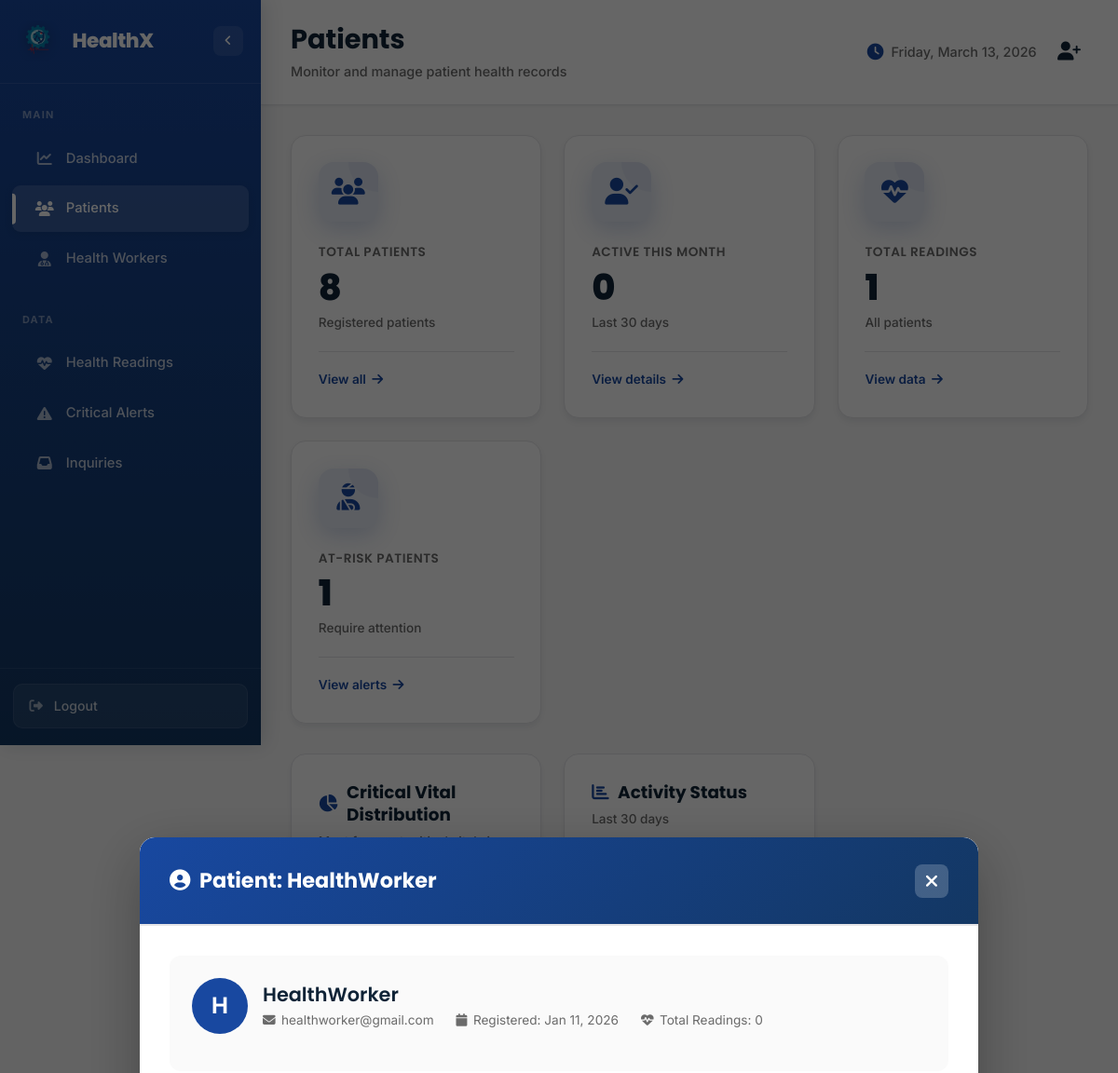
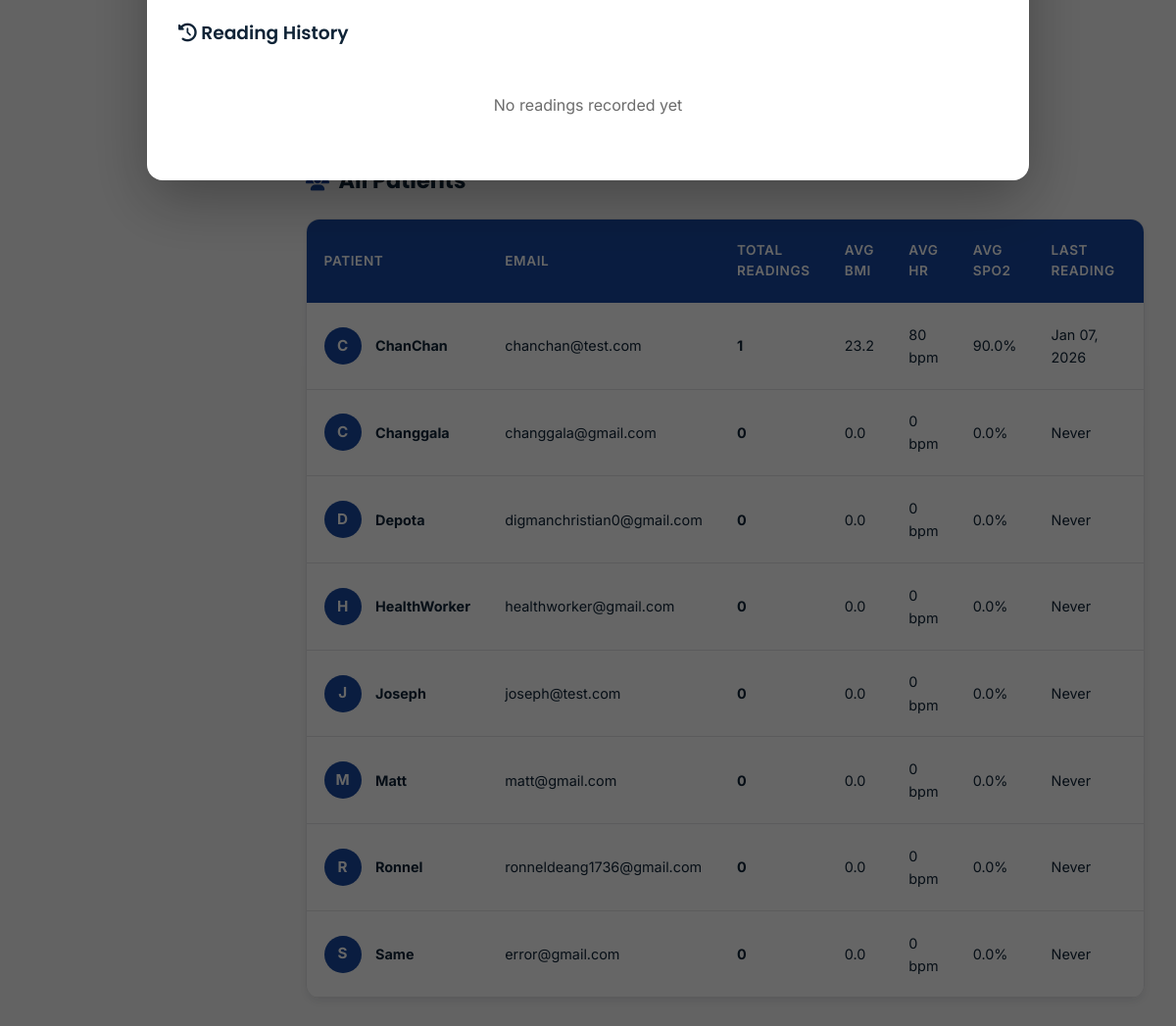
The app's page /admin/patients.php?patient_email=healthworker@gmail.com (signed in) with its own data (2 pictures, top to bottom).
### tables this page shows
CREATE TABLE `users` (
  `id` int(11) NOT NULL,
  `name` varchar(100) NOT NULL,
  `email` varchar(150) NOT NULL,
  `password` varchar(255) NOT NULL,
  `created_at` timestamp NOT NULL DEFAULT current_timestamp(),
  `updated_at` timestamp NOT NULL DEFAULT current_timestamp() ON UPDATE current_timestamp(),
  `notification_viewed` tinyint(1) NOT NULL DEFAULT 0
);

### admin/patients.php (the view, shortened to what the rows shown need)
<?php
require_once('../config/dbcon.php');
$patients = [];
$patientsQuery = $conn->query(
    "SELECT u.id as id, u.email as email, u.name as name,
            DATE_ADD(u.created_at, INTERVAL 8 HOUR) as registered_at,
            COUNT(hr.id) as total_readings,
            MAX(DATE_ADD(hr.timestamp, INTERVAL 8 HOUR)) as last_reading,
            MIN(DATE_ADD(hr.created_at, INTERVAL 8 HOUR)) as first_reading_at,
            AVG(hr.bmi) as avg_bmi,
            AVG(hr.heart_rate) as avg_heart_rate,
            AVG(hr.spo2) as avg_spo2
     FROM users u
     LEFT JOIN health_readings hr ON u.email = hr.user_email COLLATE utf8mb4_unicode_ci
     GROUP BY u.id, u.email, u.name, u.created_at
     ORDER BY u.name ASC"
);
while($row = $patientsQuery->fetch_assoc()) {
    $row['total_readings'] = intval($row['total_readings']);
    $row['avg_bmi'] = $row['avg_bmi'] !== null ? (float)$row['avg_bmi'] : 0.0;
    $row['avg_heart_rate'] = $row['avg_heart_rate'] !== null ? (float)$row['avg_heart_rate'] : 0;
    $row['avg_spo2'] = $row['avg_spo2'] !== null ? (float)$row['avg_spo2'] : 0.0;
    $patients[] = $row;
}
$selectedPatient = null;
$patientReadings = [];
if(isset($_GET['patient_email'])) {
    $patient_email = $_GET['patient_email'];
    $stmt = $conn->prepare("
        SELECT user_email as email, patient_name as name,
               MIN(DATE_ADD(created_at, INTERVAL 8 HOUR)) as created_at
        FROM health_readings
        WHERE user_email = ?
        GROUP BY user_email, patient_name
    ");
    $stmt->bind_param("s", $patient_email);
    $stmt->execute();
    $result = $stmt->get_result();
    $selectedPatient = $result->fetch_assoc();
    if(!$selectedPatient) {
        $stmt = $conn->prepare("
            SELECT email, name, DATE_ADD(created_at, INTERVAL 8 HOUR) as created_at
            FROM users
            WHERE email = ?
            LIMIT 1
        ");
        $stmt->bind_param("s", $patient_email);
        $stmt->execute();
        $result = $stmt->get_result();
        $selectedPatient = $result->fetch_assoc();
    }
}
?>
<!DOCTYPE html>
<html lang="en">
<head>
    <link rel="stylesheet" href="https://cdnjs.cloudflare.com/ajax/libs/font-awesome/6.4.0/css/all.min.css">
    <link rel="stylesheet" href="../css/admin_style.css">
</head>
<body>
    <main class="main-content">
        <header class="top-bar">
            <div class="top-bar-left">
                <div class="page-title">
                    <h1>Patients</h1>
                </div>
            </div>
        </header>
        <div class="dashboard-content">
            <div class="charts-container">
                <div class="chart-medium">
                    <div class="chart-card">
                        <div class="chart-header">
                            <div>
                                <h2><i class="fas fa-chart-pie"></i> Critical Vital Distribution</h2>
                            </div>
                        </div>
                    </div>
                </div>
                <div class="chart-medium">
                    <div class="chart-card">
                        <div class="chart-header">
                            <div>
                                <h2><i class="fas fa-chart-bar"></i> Activity Status</h2>
                            </div>
                        </div>
                    </div>
                </div>
            </div>
            <div class="table-section" id="patients-table">
                <div class="section-header">
                    <h2><i class="fas fa-users"></i> All Patients</h2>
                </div>
                <div class="table-container">
                    <table class="data-table">
                        <thead>
                            <tr>
                                <th>Patient</th>
                                <th>Email</th>
                                <th>Total Readings</th>
                                <th>Avg BMI</th>
                                <th>Avg HR</th>
                                <th>Avg SpO2</th>
                                <th>Last Reading</th>
                                <th>Action</th>
                            </tr>
                        </thead>
                        <tbody>
                            <?php foreach($patients as $patient): ?>
                            <tr>
                                <td>
                                    <div class="patient-cell">
                                        <div class="patient-avatar"><?php echo strtoupper(substr($patient['name'], 0, 1)); ?></div>
                                        <strong><?php echo htmlspecialchars($patient['name']); ?></strong>
                                    </div>
                                </td>
                                <td><?php echo htmlspecialchars($patient['email']); ?></td>
                                <td><strong><?php echo number_format($patient['total_readings']); ?></strong></td>
                                <td><?php echo number_format((float)$patient['avg_bmi'], 1); ?></td>
                                <td><?php echo number_format((int)$patient['avg_heart_rate'], 0); ?> bpm</td>
                                <td><?php echo number_format((float)$patient['avg_spo2'], 1); ?>%</td>
                                <td><?php echo $patient['last_reading'] ? date('M d, Y', strtotime($patient['last_reading'])) : 'Never'; ?></td>
                                <td>
                                </td>
                            </tr>
                            <?php endforeach; ?>
                        </tbody>
                    </table>
                </div>
            </div>
        </div>
    </main>
    <?php if($selectedPatient): ?>
    <div class="modal-overlay active" id="patientModal">
        <div class="modal-container" style="max-width: 900px; max-height: 90vh; overflow-y: auto;">
            <div class="modal-header">
                <h2><i class="fas fa-user-circle"></i> Patient: <?php echo htmlspecialchars($selectedPatient['name']); ?></h2>
                <a href="patients.php" class="modal-close" style="text-decoration: none; color: white;">
                    <i class="fas fa-times"></i>
                </a>
            </div>
            <div class="modal-body">
                <div class="modal-patient-info">
                    <div class="modal-patient-header">
                        <div class="modal-patient-avatar"><?php echo strtoupper(substr($selectedPatient['name'], 0, 1)); ?></div>
                        <div class="modal-patient-details">
                            <h3><?php echo htmlspecialchars($selectedPatient['name']); ?></h3>
                            <div class="modal-patient-meta">
                                <span><i class="fas fa-envelope"></i> <?php echo htmlspecialchars($selectedPatient['email']); ?></span>
                                <span><i class="fas fa-calendar"></i> Registered: <?php echo date('M d, Y', strtotime($selectedPatient['created_at'])); ?></span>
                                <span><i class="fas fa-heartbeat"></i> Total Readings: <?php echo count($patientReadings); ?></span>
                            </div>
                        </div>
                    </div>
                </div>
                <h3 style="margin: 1.5rem 0 1rem 0;"><i class="fas fa-history"></i> Reading History</h3>
                <?php if(count($patientReadings) > 0): ?>
                    <?php foreach($patientReadings as $reading): ?>
                    <div style="background: white; border: 2px solid var(--gray-200); border-radius: 12px; padding: 1.5rem; margin-bottom: 1rem;">
                        <div style="display: flex; justify-content: space-between; align-items: center; margin-bottom: 1rem; flex-wrap: wrap; gap: 0.5rem;">
                            <div>
                                <strong style="font-size: 1.1rem;"><?php echo date('F d, Y', strtotime($reading['timestamp'])); ?></strong><br>
                                <small style="color: var(--muted);"><?php echo date('h:i A', strtotime($reading['timestamp'])); ?></small>
                            </div>
                            <span style="background: var(--primary); color: white; padding: 0.5rem 1rem; border-radius: 20px; font-size: 0.85rem;">
                                <i class="fas fa-user-md"></i> <?php echo htmlspecialchars(explode('@', $reading['worker_email'])[0]); ?>
                            </span>
                        </div>
                        <div class="modal-vitals-grid">
                            <div class="modal-vital-card">
                                <div class="modal-vital-label">
                                    <img src="../images/body-mass-index.png" alt="BMI" onerror="this.style.display='none'; this.nextElementSibling.style.display='inline-block';">
                                    <i class="fas fa-weight" style="display: none;"></i>
                                    BMI
                                </div>
                                <div class="modal-vital-value"><?php echo number_format($reading['bmi'], 1); ?></div>
                                <span class="modal-vital-status <?php echo $reading['bmi_cat']['class']; ?>">
                                    <?php echo $reading['bmi_cat']['category']; ?>
                                </span>
                                <small style="font-size: 0.75rem; color: var(--muted); margin-top: 0.5rem;">
                                    <?php echo number_format($reading['weight'], 1); ?>kg / <?php echo number_format($reading['height'], 0); ?>cm
                                </small>
                            </div>
                            <div class="modal-vital-card">
                                <div class="modal-vital-label">
                                    <img src="../images/heart-rate.png" alt="Heart Rate" onerror="this.style.display='none'; this.nextElementSibling.style.display='inline-block';">
                                    <i class="fas fa-heartbeat" style="display: none;"></i>
                                    Heart Rate
                                </div>
                                <div class="modal-vital-value"><?php echo $reading['heart_rate']; ?> bpm</div>
                                <span class="modal-vital-status <?php echo $reading['hr_cat']['class']; ?>">
                                    <?php echo $reading['hr_cat']['category']; ?>
                                </span>
                            </div>
                            <div class="modal-vital-card">
                                <div class="modal-vital-label">
                                    <img src="../images/oxygen-saturation.png" alt="SpO2" onerror="this.style.display='none'; this.nextElementSibling.style.display='inline-block';">
                                    <i class="fas fa-lungs" style="display: none;"></i>
                                    SpO2
                                </div>
                                <div class="modal-vital-value"><?php echo $reading['spo2']; ?>%</div>
                                <span class="modal-vital-status <?php echo $reading['spo2_cat']['class']; ?>">
                                    <?php echo $reading['spo2_cat']['category']; ?>
                                </span>
                            </div>
                            <div class="modal-vital-card">
                                <div class="modal-vital-label">
                                    <img src="../images/body-temperature.png" alt="Temperature" onerror="this.style.display='none'; this.nextElementSibling.style.display='inline-block';">
                                    <i class="fas fa-thermometer-half" style="display: none;"></i>
                                    Temperature
                                </div>
                                <div class="modal-vital-value"><?php echo number_format($reading['temperature'], 1); ?>°C</div>
                                <span class="modal-vital-status <?php echo $reading['temp_cat']['class']; ?>">
                                    <?php echo $reading['temp_cat']['category']; ?>
                                </span>
                            </div>
                            <div class="modal-vital-card">
                                <div class="modal-vital-label">
                                    <img src="../images/blood-pressure.png" alt="Blood Pressure" onerror="this.style.display='none'; this.nextElementSibling.style.display='inline-block';">
                                    <i class="fas fa-stethoscope" style="display: none;"></i>
                                    Blood Pressure
                                </div>
                                <div class="modal-vital-value"><?php echo $reading['systolic']; ?>/<?php echo $reading['diastolic']; ?></div>
                                <span class="modal-vital-status <?php echo $reading['bp_cat']['class']; ?>">
                                    <?php echo $reading['bp_cat']['category']; ?>
                                </span>
                            </div>
                        </div>
                    </div>
                    <?php endforeach; ?>
                <?php else: ?>
                    <p style="text-align: center; padding: 2rem; color: var(--muted);">No readings recorded yet</p>
                <?php endif; ?>
            </div>
        </div>
    </div>
    <?php endif; ?>
</body>
</html>

### records on screen
users: name "C", name "ChanChan", email "chanchan@test.com", total_readings "1", avg_bmi "23.2", avg_heart_rate "80", avg_spo2 "90.0", last_reading "Jan 07, 2026"
users: name "C", name "Changgala", email "changgala@gmail.com", total_readings "0", avg_bmi "0.0", avg_heart_rate "0", avg_spo2 "0.0", shows "Never"
users: name "D", name "Depota", email "digmanchristian0@gmail.com", total_readings "0", avg_bmi "0.0", avg_heart_rate "0", avg_spo2 "0.0", shows "Never"
users: name "H", name "HealthWorker", email "healthworker@gmail.com", total_readings "0", avg_bmi "0.0", avg_heart_rate "0", avg_spo2 "0.0", shows "Never"
users: name "J", name "Joseph", email "joseph@test.com", total_readings "0", avg_bmi "0.0", avg_heart_rate "0", avg_spo2 "0.0", shows "Never"
users: name "M", name "Matt", email "matt@gmail.com", total_readings "0", avg_bmi "0.0", avg_heart_rate "0", avg_spo2 "0.0", shows "Never"
users: name "R", name "Ronnel", email "ronneldeang1736@gmail.com", total_readings "0", avg_bmi "0.0", avg_heart_rate "0", avg_spo2 "0.0", shows "Never"
users: name "S", name "Same", email "error@gmail.com", total_readings "0", avg_bmi "0.0", avg_heart_rate "0", avg_spo2 "0.0", shows "Never"

### other values on screen
count($patients) "8"
$activeThisMonth "0"
$totalReadings "1"
$atRiskCount "1"
date('M d, Y', strtotime($selectedPatient['created_at'])) "Jan 11, 2026"
count($patientReadings) "0"
